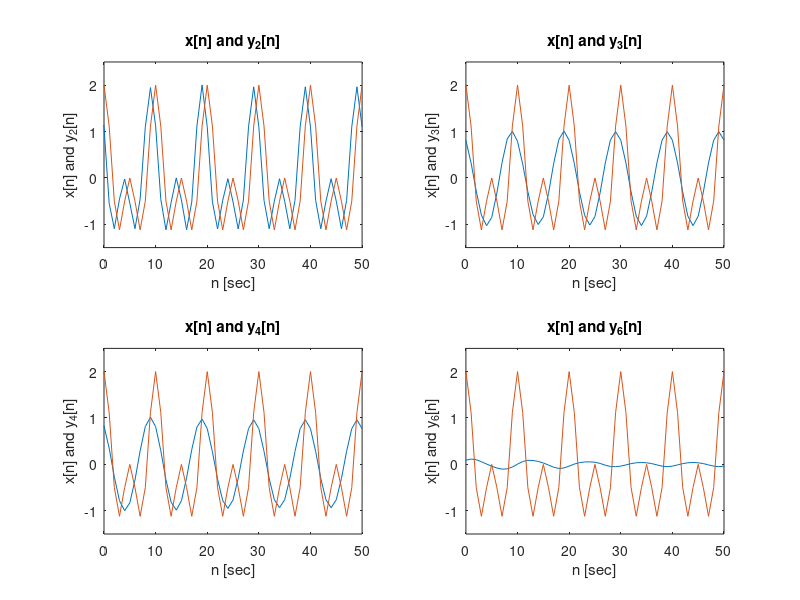

MATLAB code for this plot:
%Part B
%a
load('LPF.mat');

%h2
h2_len = length(h2);
w = linspace(-pi,pi,h2_len);
subplot(2,2,1);
fft_h2 = fftshift(fft(h2));
plot(w,abs(fft_h2));
title('Transfer Function H2')
xlabel('\omega [rad/sec]');
ylabel('H2');

%h3
h3_len = length(h3);
w = linspace(-pi,pi,h3_len);
subplot(2,2,2);
fft_h3 = fftshift(fft(h3));
plot(w,abs(fft_h3));
title('Transfer Function H3')
xlabel('\omega [rad/sec]');
ylabel('H3');

%h4
h4_len = length(h4);
w = linspace(-pi,pi,h4_len);
subplot(2,2,3);
fft_h4 = fftshift(fft(h4));
plot(w,abs(fft_h4));
title('Transfer Function H4')
xlabel('\omega [rad/sec]');
ylabel('H4');

%h6
h6_len = length(h6);
w = linspace(-pi,pi,h6_len);
subplot(2,2,4);
fft_h6 = fftshift(fft(h6));
plot(w,abs(fft_h6));
title('Transfer Function H6')
xlabel('\omega [rad/sec]');
ylabel('H6');

%b
w = linspace(-pi,pi,2*1000+1);
n = -1000:1000;
xn = cos((2.*pi./5).*n) + cos(((pi)./5).*n);
fft_xn = fftshift(fft(xn));
plot(w,abs(fft_xn));
title('X(e^{j\omega})')
ylabel('X(e^{j\omega})');
xlabel('\omega [rad/sec]');

%d
load('LPF.mat');
n = -10000:10000;
xn = cos((2*pi/5)*n) + cos(((pi)/5)*n);

%h2
yn2 = conv(xn,h2);
yn2_len = length(yn2);
fft_yn2 = fftshift(fft(yn2));
w = linspace(-pi,pi,yn2_len);
subplot(2,2,1);
plot(w,abs(fft_yn2));
title('Y_2(e^{j\omega})');
xlabel('\omega [rad/sec]');
ylabel('Y_2(e^{j\omega})');

%h3
yn3 = conv(xn,h3);
yn3_len = length(yn3);
fft_yn3 = fftshift(fft(yn3));
w = linspace(-pi,pi,yn3_len);
subplot(2,2,2);
plot(w,abs(fft_yn3));
title('Y_3(e^{j\omega})');
xlabel('\omega [rad/sec]');
ylabel('Y_3(e^{j\omega})');

%h4
yn4 = conv(xn,h4);
yn4_len = length(yn4);
fft_yn4 = fftshift(fft(yn4));
w = linspace(-pi,pi,yn4_len);
subplot(2,2,3);
plot(w,abs(fft_yn4));
title('Y_4(e^{j\omega})');
xlabel('\omega [rad/sec]');
ylabel('Y_4(e^{j\omega})');

%h6
yn6 = conv(xn,h6);
yn6_len = length(yn6);
fft_yn6 = fftshift(fft(yn6));
w = linspace(-pi,pi,yn6_len);
subplot(2,2,4);
plot(w,abs(fft_yn6));
title('Y_6(e^{j\omega})');
xlabel('\omega [rad/sec]');
ylabel('Y_6(e^{j\omega})');

%e
n = -50:50;
xn = cos((2.*pi./5).*n) + cos(((pi)./5).*n);

%h2
yn2 = conv(xn,h2);
subplot(2,2,1);
plot(n,yn2(1:101));
hold on;
plot(n, xn);
hold off;
title('x[n] and y_2[n]');
xlabel('n [sec]');
ylabel('x[n] and y_2[n]');
axis([0 50 -1.5 2.5]);

%h3
yn3 = conv(xn,h3);
subplot(2,2,2);
plot(n,yn3(1:101));
hold on;
plot(n, xn);
hold off;
title('x[n] and y_3[n]');
xlabel('n [sec]');
ylabel('x[n] and y_3[n]');
axis([0 50 -1.5 2.5]);

%h4
yn4 = conv(xn,h4);
subplot(2,2,3);
plot(n,yn4(1:101));
hold on;
plot(n, xn);
hold off;
title('x[n] and y_4[n]');
xlabel('n [sec]');
ylabel('x[n] and y_4[n]');
axis([0 50 -1.5 2.5]);

%h6
yn6 = conv(xn,h6);
subplot(2,2,4);
plot(n,yn6(1:101));
hold on;
plot(n, xn);
hold off;
title('x[n] and y_6[n]');
xlabel('n [sec]');
ylabel('x[n] and y_6[n]');
axis([0 50 -1.5 2.5]);



